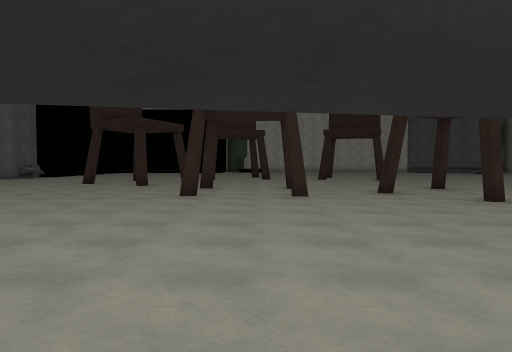
view 1 (above)

24 first-person views from a walk through a scene from a Unity 3-D project. The camera is 1.4 m above the floor, tilts 2° down and sees 70° across. The floor is counted in squares, 2 m on a side. Each view is taken from the middle of a square. On the plan, view 1 faces up. The plan holds only what a view shows up to about 11 squares ahead; the rest is blank. The place goes on beyond the plan. The player is left out. Surface patterns are stand-ins for the level's own textures.

view 2
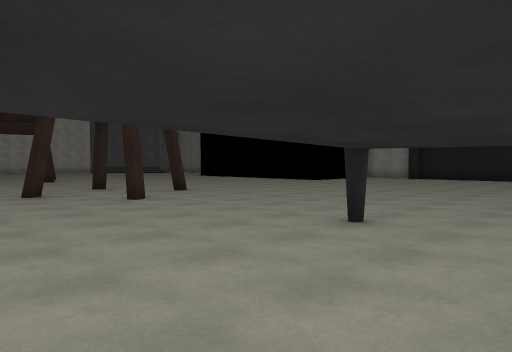

view 3
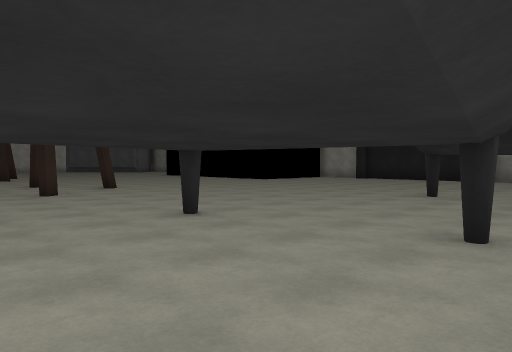

view 4
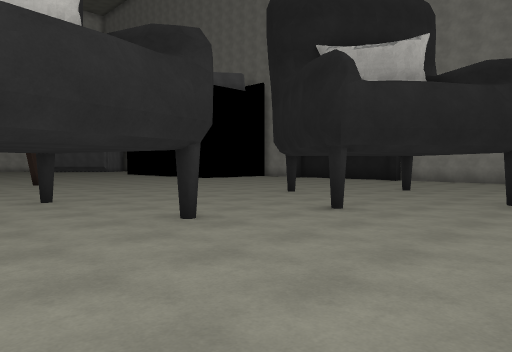

view 5
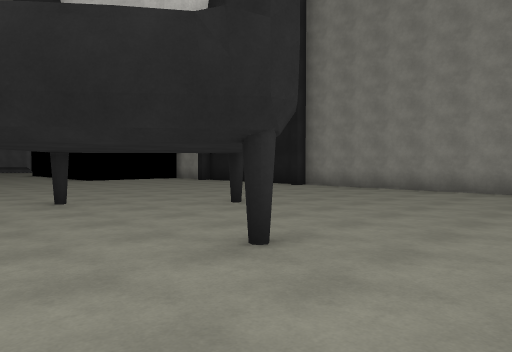

view 6
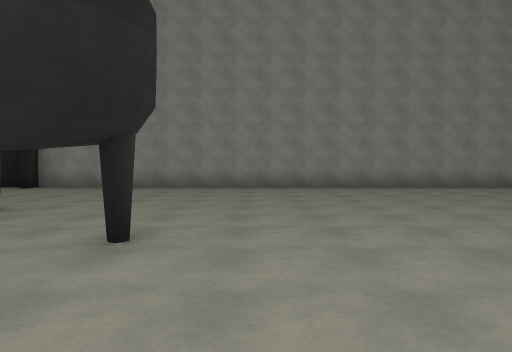

view 7
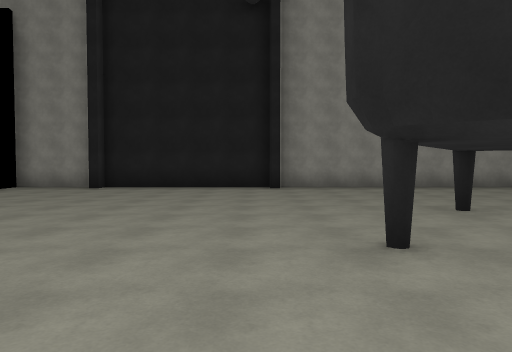

view 8
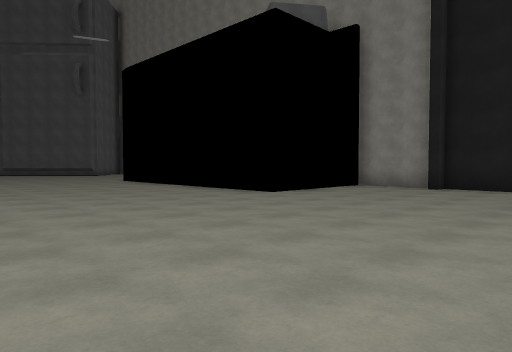

view 9
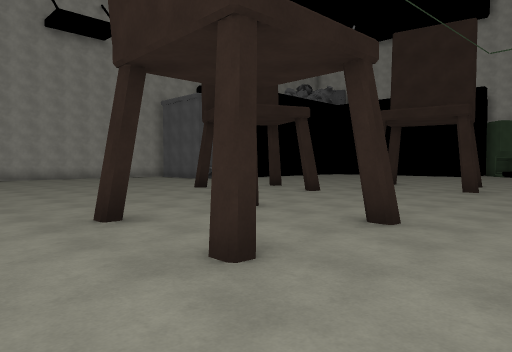

view 10
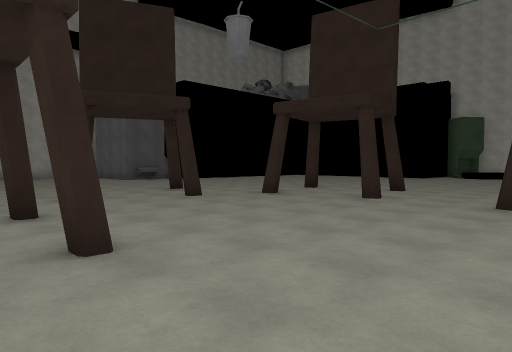

view 11
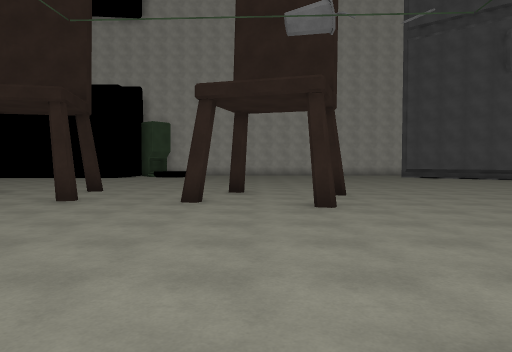

view 12
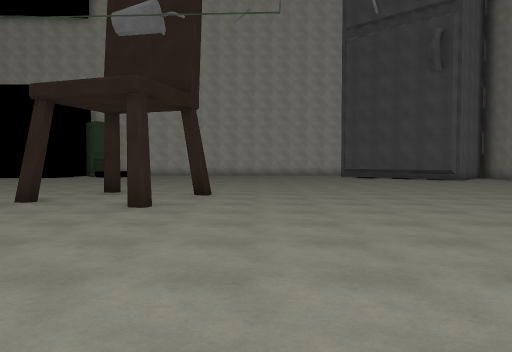

view 13
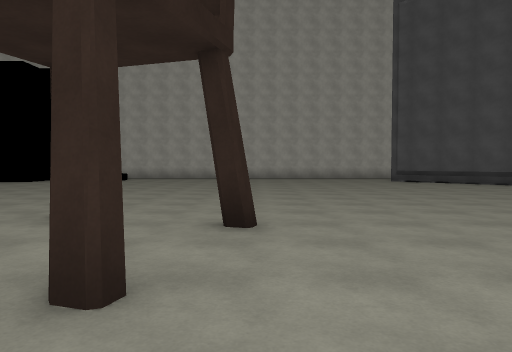

view 14
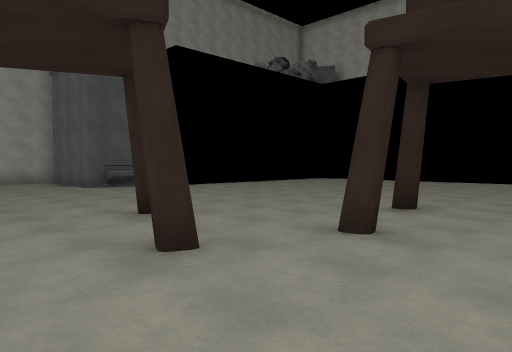

view 15
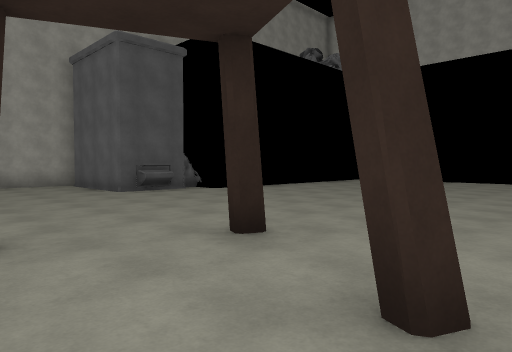

view 16
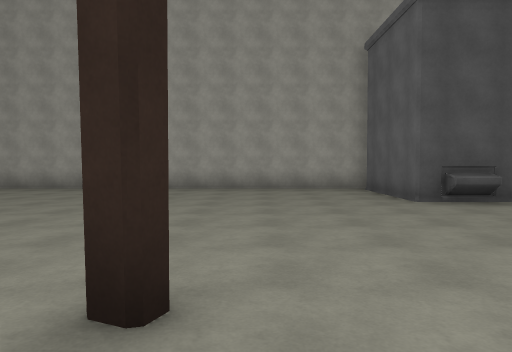

view 17
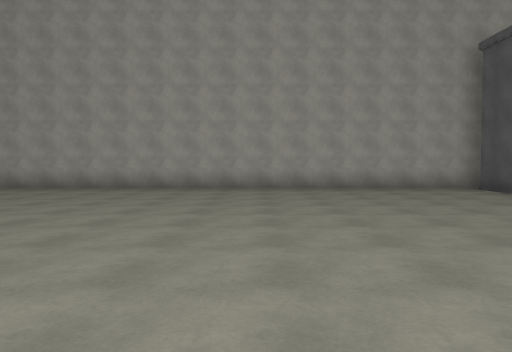

view 18
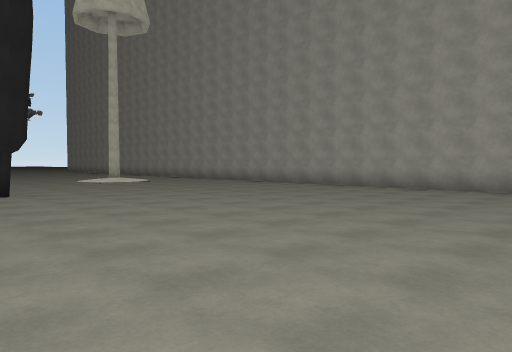

view 19
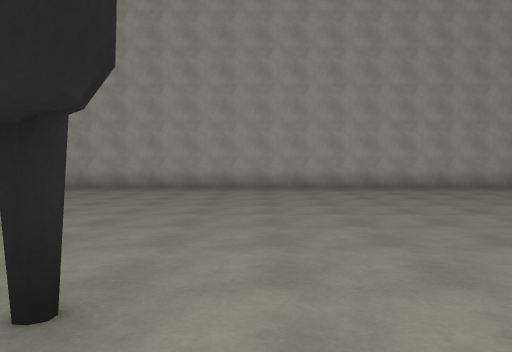

view 20
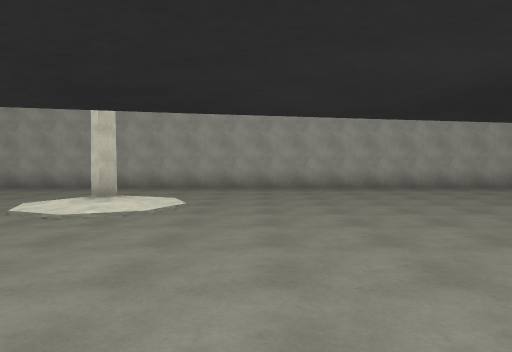

view 21
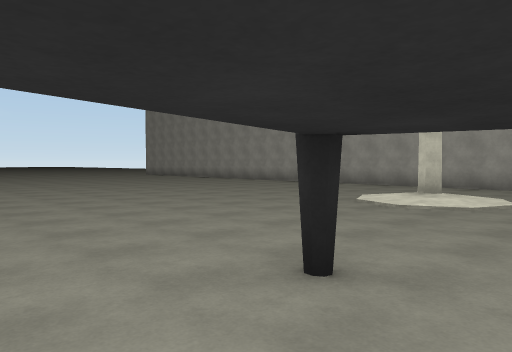

view 22
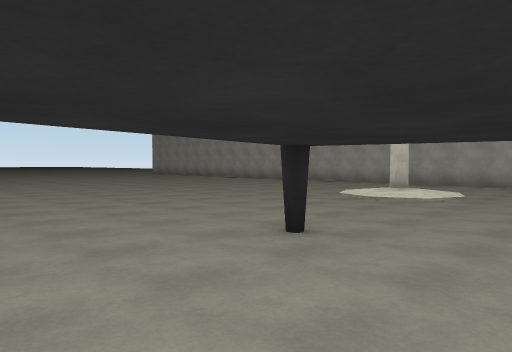

view 23
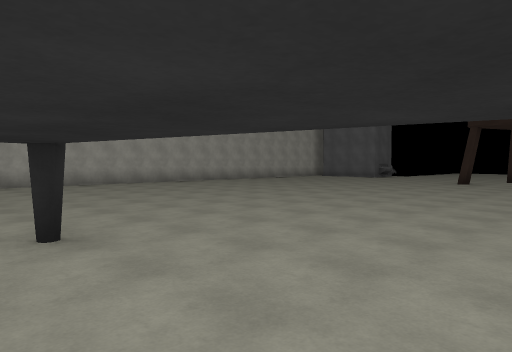

view 24
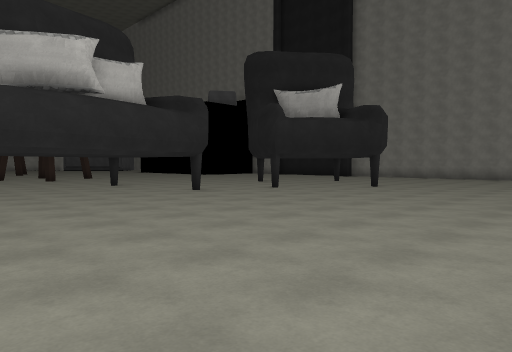

### Floor plan
Key: @ floor where view 1 was taken; # wall or solid block; . main floor; : floor 0.25 m higher than the main floor; / step, stairs or slope; O other object.
Columns run from 14 left of view 1 to 18 right of it. Each row starts with its distance up from view 1.
 24          ......  ...........
 23          ......  ...........
 22          .... .. ..........
 21       ....... .. ..........
 20      ........................
 19     #........................
 18   OO........#.#...#.........
 17   OO................#.......
 16 #OOO........#.#..#.........
 15 #........#.........#......
 14 #..........#..............
 13 #..........................
 12 #.......#. .................
 11 #...........................
 10 #............#.#...#........
  9 #................#..........    #
  8 #...........#..#....#...........#
  7 #.................#.............#
  6 #...............................#
  5 #...............................#
  4 #...............................#
  3 #...............................#
  2 #..................#............#
  1 #.......................#.......#
  0 #.......#.... @.................#
 -1 #............  .....#.....#.....#
 -2 #............  .......#.........#
 -3 #........#...  .................#
 -4 #../#/.......  .........#.......#
 -5 #.. :/......   .................#
 -6 #...........  ..................#
 -7 #...........  ..................#
 -8 #...........  .........  .......#
 -9 #  .........  ....        ......#
-10     .......                 ....#

Where each view was taken, in squares from view 1:
view 1: 0 up, 0 right, facing up
view 2: 0 up, 1 right, facing up-right
view 3: 2 down, 2 right, facing up-right
view 4: 5 down, 3 right, facing up-right
view 5: 6 down, 8 right, facing up-right
view 6: 5 down, 7 right, facing right
view 7: 2 up, 7 right, facing right
view 8: 3 up, 7 right, facing up-right
view 9: 6 up, 3 right, facing up-left
view 10: 9 up, 4 right, facing up-left
view 11: 9 up, 4 right, facing up
view 12: 9 up, 7 right, facing up
view 13: 13 up, 6 right, facing up
view 14: 12 up, 0 right, facing up-left
view 15: 12 up, 2 left, facing up-left
view 16: 13 up, 4 left, facing left
view 17: 10 up, 4 left, facing left
view 18: 9 up, 4 left, facing down-left
view 19: 1 up, 4 left, facing left
view 20: 2 down, 4 left, facing left
view 21: 2 down, 3 left, facing down-left
view 22: 1 down, 2 left, facing down-left
view 23: 1 down, 2 left, facing up-left
view 24: 9 down, 0 right, facing up-right
